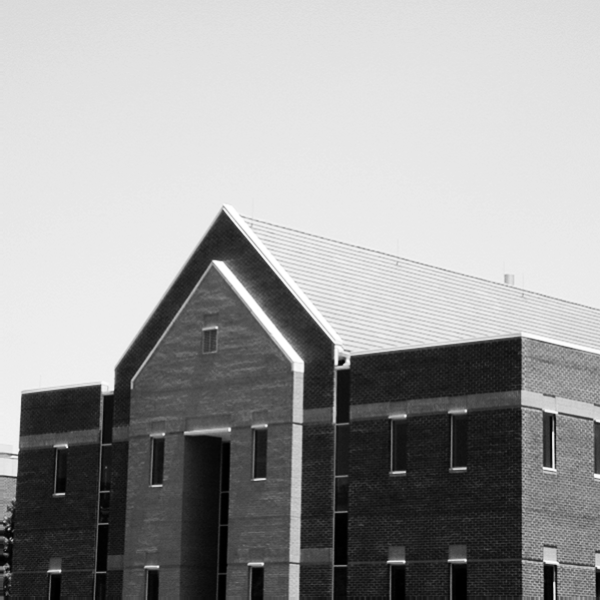
#> input picture assignment31/inputs/input_4_bilding.png, 600 x 600 px, found by its file name
$ python 4.py
#> lines starting #> are read from the running program, lines starting #| are printed output that depends on the picture

import cv2
import numpy as np

def filtering (img , filter) :
    rows , cols = img.shape
    new_img = np.ones ((rows , cols) , dtype = np.uint8)

    for i in range (1 , rows - 1) :
        for j in range (1 , cols - 1) :
            small = img [i - 1 : i + 2 , j - 1 : j + 2]
            new_img [i , j] = np.abs (np.sum (filter * small))

    return new_img


img_bulding = cv2.imread ("inputs\input_4_bilding.png" , cv2.IMREAD_GRAYSCALE)
#> img_bulding is the input picture: shape (600, 600); min 0, max 255, mean 155.8

filter_horizental = np.array ([[-1 , -1 , -1] ,
                               [0 , 0 , 0] ,
                               [1 , 1 , 1]])

filter_vertical = np .array ([[1 , 0 , -1] ,
                              [1 , 0 , -1] ,
                              [1 , 0 , -1]])

horizental = filtering (img_bulding , filter_horizental)
#> after the loop in filtering, `for i in range (1 , rows - 1) :`:
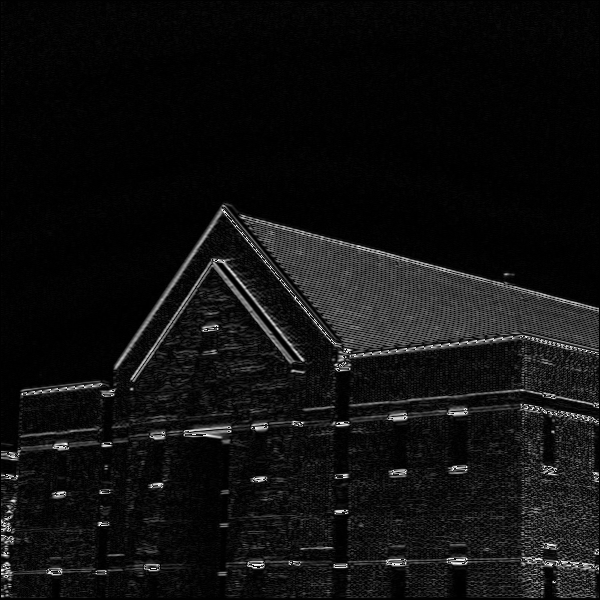
#> new_img: shape (600, 600); min 0, max 255, mean 16.4
vertical = filtering (img_bulding , filter_vertical)
#> after the loop in filtering (call 2), `for i in range (1 , rows - 1) :`:
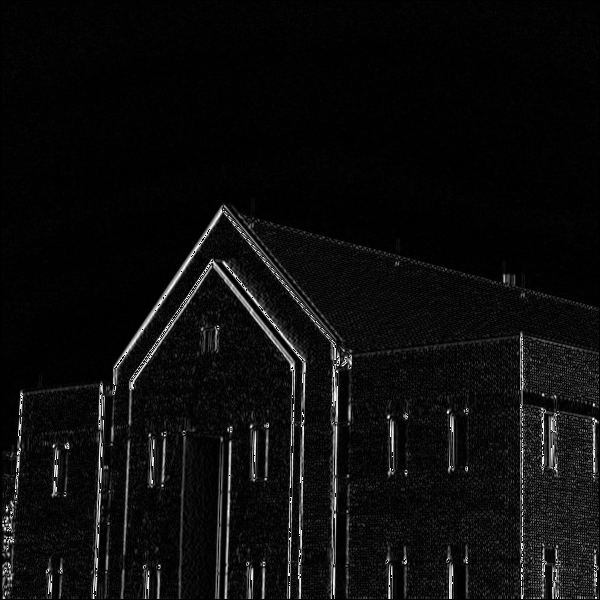
#> new_img: shape (600, 600); min 0, max 255, mean 12.8

cv2.imwrite ("outputs\output_4_horizental.jpg" , horizental)
cv2.imwrite ("outputs\output_4_vertical.jpg" , vertical)
